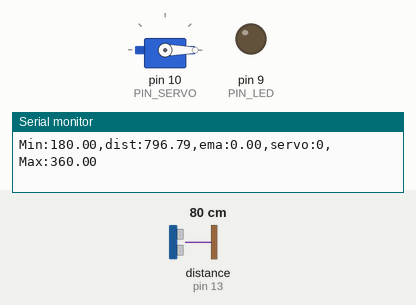
Bench run of a sketch on a simulated Arduino Uno, built with avr-gcc and run on an emulated ATmega328P. Shown: servo, output pins drawn as LEDs (lit = HIGH), the last lines printed to the serial monitor. Wiring (inferred from the names in the program): ultrasonic range finder: trigger pin 12; echo pin 13. The test bench sets the inputs (shaded band); at power-on: distance to the obstacle (sensor on pin 13) 80 cm. The echo pulse lasts 58.3 µs per cm; pins used as bus, display or sensor lines are not drawn.

Above: at 2.2 s.
2.3 s: distance to the obstacle (sensor on pin 13) set to 35 cm
At 2.59 s:
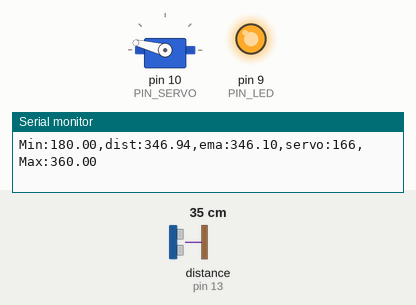
5.3 s: distance to the obstacle (sensor on pin 13) set to 2 cm
At 5.8 s:
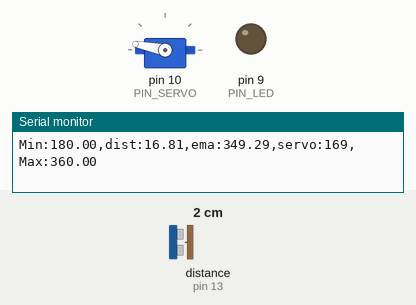
Timing chart, 0 to 8.3 s (numbered marks = the images above; inputs shaded):
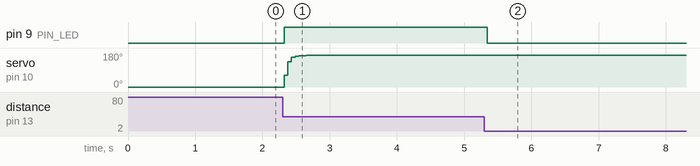

The sketch:

11P07.ino
```cpp
#include <Servo.h>

// 핀 정의
#define PIN_LED 9
#define PIN_TRIG 12
#define PIN_ECHO 13
#define PIN_SERVO 10

// 거리 범위 설정 (mm 단위)
#define _DIST_MIN 180.0  // 최소 거리 18cm
#define _DIST_MAX 360.0  // 최대 거리 36cm

#define _DIST_ALPHA 0.7

// 서보 각도 범위
#define SERVO_MIN 0
#define SERVO_MAX 180

// 전역 변수
Servo myservo;
float dist_ema = 0.0;  // EMA 필터 값
bool isFirst = true;   // 첫 측정 여부

void setup() {
  // 시리얼 통신 초기화
  Serial.begin(57600);

  // 핀 모드 설정
  pinMode(PIN_LED, OUTPUT);
  pinMode(PIN_TRIG, OUTPUT);
  pinMode(PIN_ECHO, INPUT);
  digitalWrite(PIN_TRIG, LOW);
  digitalWrite(PIN_LED, LOW);

  // 서보 모터 초기화
  myservo.attach(PIN_SERVO);
  myservo.write(0);

  delay(1000);
}

void loop() {
  // 초음파 센서로 거리 측정
  float dist_raw = measureDistance();

  // 범위 필터 적용 (18cm ~ 36cm)
  float filtered_dist = dist_raw;

  if (dist_raw < _DIST_MIN || dist_raw > _DIST_MAX) {
    // 측정 범위 밖: LED 끄기, 마지막 유효값 유지
    digitalWrite(PIN_LED, LOW);
    filtered_dist = dist_ema;  // 이전 EMA 값 유지
  } else {
    // 측정 범위 내: LED 켜기
    digitalWrite(PIN_LED, HIGH);
  }

  // EMA 필터 적용
  if (isFirst) {
    // 첫 측정값은 그대로 사용
    dist_ema = filtered_dist;
    isFirst = false;
  } else {
    // EMA 공식: EMA_k = α * d_k + (1-α) * EMA_(k-1)
    dist_ema = _DIST_ALPHA * filtered_dist + (1.0 - _DIST_ALPHA) * dist_ema;
  }

  // 거리를 서보 각도로 변환
  int servo_angle = distanceToAngle(dist_ema);

  // 서보 모터 제어
  myservo.write(servo_angle);

  // 시리얼 플로터용 출력 형식
  Serial.print("Min:");
  Serial.print(_DIST_MIN);
  Serial.print(",dist:");
  Serial.print(dist_raw);
  Serial.print(",ema:");
  Serial.print(dist_ema);
  Serial.print(",servo:");
  Serial.print(myservo.read());
  Serial.print(",Max:");
  Serial.print(_DIST_MAX);
  Serial.println();

  delay(50);  // 측정 주기 50ms
}

// 초음파 센서로 거리 측정 함수 (mm 단위)
float measureDistance() {
  // 트리거 핀 클린 신호
  digitalWrite(PIN_TRIG, LOW);
  delayMicroseconds(2);

  // 10us 펄스 발생
  digitalWrite(PIN_TRIG, HIGH);
  delayMicroseconds(10);
  digitalWrite(PIN_TRIG, LOW);

  // Echo 핀에서 펄스 시간 측정 (마이크로초)
  float duration = pulseIn(PIN_ECHO, HIGH, 25000);

  // 거리 계산 (mm 단위)
  // 거리(mm) = duration(us) * 0.343(mm/us) / 2
  float distance = duration * 0.343 / 2.0;

  // 측정 실패 시 (0이면) 이전 값 반환
  if (distance == 0) {
    distance = dist_ema;
  }

  return distance;
}

// 거리를 서보 각도로 변환하는 함수
int distanceToAngle(float distance) {
  int angle;

  if (distance <= _DIST_MIN) {
    // 18cm 이하: 0도
    angle = SERVO_MIN;
  } else if (distance >= _DIST_MAX) {
    // 36cm 이상: 180도
    angle = SERVO_MAX;
  } else {
    // 18cm ~ 36cm 사이: 선형 매핑
    // angle = (distance - 180) / (360 - 180) * 180
    angle = (int)((distance - _DIST_MIN) / (_DIST_MAX - _DIST_MIN) * SERVO_MAX);
  }

  // 각도 범위 제한
  angle = constrain(angle, SERVO_MIN, SERVO_MAX);

  return angle;
}
```

Measured:
- after the input at 5.3 s, pin 9 (PIN_LED): HIGH → LOW at once; servo on pin 10 (PIN_SERVO): stops changing and stays 169°
